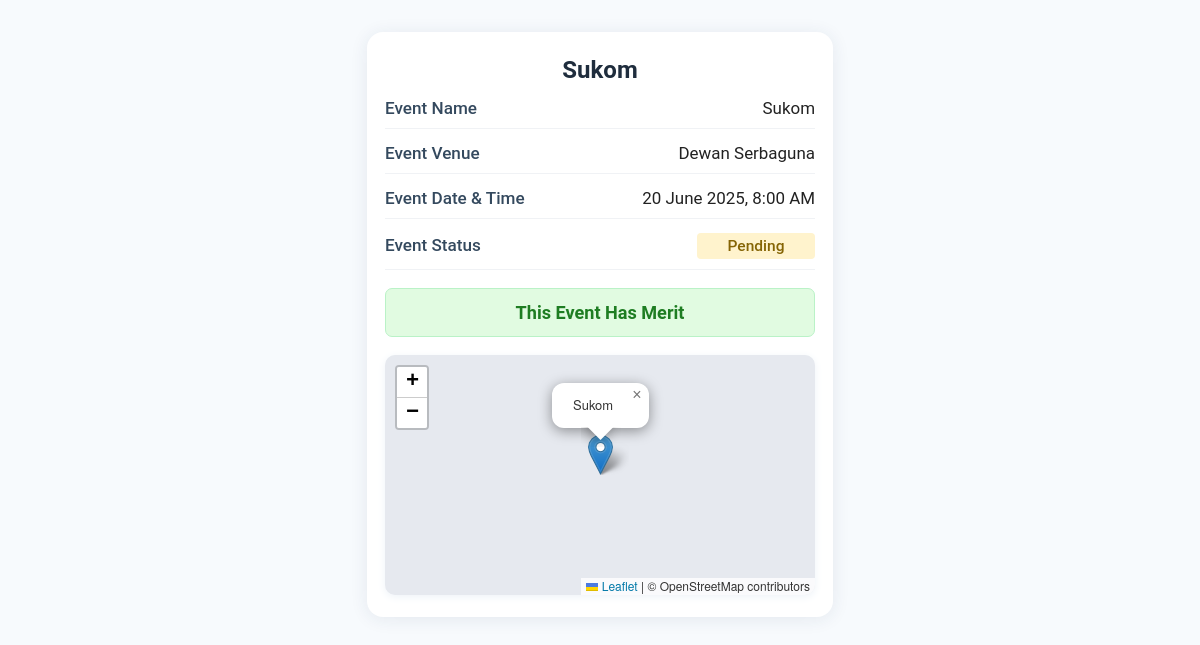
Page /EventInfo.php?eventid=EV684897e5 on the committed database.
### tables this page shows
CREATE TABLE `event` (
  `EventID` varchar(10) NOT NULL,
  `StaffID` varchar(10) NOT NULL,
  `QRCodeID` varchar(10) DEFAULT NULL,
  `EventTitle` varchar(100) NOT NULL,
  `EventDateandTime` datetime DEFAULT current_timestamp(),
  `EventVenue` varchar(100) NOT NULL,
  `EventStatus` varchar(20) NOT NULL,
  `ApprovalLetter` blob NOT NULL,
  `geolocation` varchar(50) NOT NULL,
  `EventLevel` varchar(20) NOT NULL
);

CREATE TABLE `meritapplication` (
  `MeritApplicationID` varchar(10) NOT NULL,
  `StaffID` varchar(10) DEFAULT NULL,
  `EventID` varchar(10) NOT NULL,
  `MeritApplicationStatus` varchar(20) NOT NULL
);

### EventInfo.php (the view, shortened to what this page needs)
<?php
$servername = "localhost";
$username = "root";
$password = "";
$dbname = "mypetakom";
$conn = new mysqli($servername, $username, $password, $dbname);
$event_id = $_GET['eventid'] ?? '';
$stmt = $conn->prepare("SELECT * FROM event WHERE EventID = ?");
$stmt->bind_param("s", $event_id);
$stmt->execute();
$event = $stmt->get_result()->fetch_assoc();
$merit_status = null;
$merit_stmt = $conn->prepare("SELECT MeritApplicationStatus FROM meritapplication WHERE EventID = ?");
$merit_stmt->bind_param("s", $event_id);
$merit_stmt->execute();
$merit_result = $merit_stmt->get_result();
if ($row = $merit_result->fetch_assoc()) {
    $merit_status = $row['MeritApplicationStatus'];
}
$merit_message = "";
$merit_class = "";
if ($merit_status) {
    switch (strtolower($merit_status)) {
        case 'approved':
        case 'accepted':
            $merit_message = "This Event Has Merit";
            $merit_class = "merit-approved";
            break;
    }
}
$lat = $lng = null;
if (!empty($event['geolocation'])) {
    $coords = explode(',', $event['geolocation']);
    if (count($coords) == 2) {
        $lat = floatval($coords[0]);
        $lng = floatval($coords[1]);
    }
}
?>
<!DOCTYPE html>
<html lang="en">
<head>
    <link rel="stylesheet" href="https://unpkg.com/leaflet/dist/leaflet.css" />
</head>
<body>
    <div class="container">
        <div class="event-title"><?= htmlspecialchars($event['EventTitle']); ?></div>
        <ul class="event-info-list">
            <li>
                <span class="event-label">Event Name</span>
                <span class="event-value"><?= htmlspecialchars($event['EventTitle']); ?></span>
            </li>
            <li>
                <span class="event-label">Event Venue</span>
                <span class="event-value"><?= htmlspecialchars($event['EventVenue']); ?></span>
            </li>
            <li>
                <span class="event-label">Event Date &amp; Time</span>
                <span class="event-value">
                    <?= date('j F Y, g:i A', strtotime($event['EventDateandTime'])); ?>
                </span>
            </li>
            <li>
                <span class="event-label">Event Status</span>
                <?php
                    $status = strtolower($event['EventStatus']);
                    $statusClass = "";
                    switch($status) {
                        case 'pending': $statusClass = "pending"; break;
                    }
                ?>
                <span class="event-value statusbadge <?= $statusClass ?>">
                    <?= htmlspecialchars($event['EventStatus']); ?>
                </span>
            </li>
        </ul>
        <?php if ($merit_message): ?>
            <div class="merit-status <?= $merit_class ?>">
                <?= $merit_message ?>
            </div>
        <?php endif; ?>
        <?php if ($lat && $lng): ?>
            <div id="map"></div>
        <?php endif; ?>
    </div>
</body>
</html>

### EventInfo.php (style rules this page uses)
body { background: #f7fafd; font-family: 'Roboto', Arial, sans-serif; margin: 0; padding: 0; color: #222; }
.container { max-width: 430px; margin: 32px auto 0 auto; background: #ffffff; border-radius: 16px; box-shadow: 0 2px 18px 0 rgba(30,60,90,0.09); padding: 24px 18px 22px 18px; }
.event-title { font-size: 1.5rem; font-weight: 700; margin-bottom: 14px; color: #1f2d3d; text-align: center; }
.event-info-list { list-style: none; padding: 0; margin: 0 0 18px 0; }
.event-info-list li { display: flex; justify-content: space-between; align-items: baseline; margin-bottom: 14px; border-bottom: 1px solid #f0f2f5; padding-bottom: 10px; }
.event-label { font-weight: 500; color: #34495e; font-size: 1.07rem; flex: 0 0 50%; }
.event-value { color: #222; font-size: 1.06rem; text-align: right; }
.statusbadge { display: inline-block; min-width: 90px; padding: 4px 14px; border-radius: 4px; font-size: 0.97em; font-weight: 500; text-align: center; }
.pending { background: #fff3cd; color: #856404; }
.merit-status { margin: 18px 0 0 0; padding: 13px; font-size: 1.13rem; border-radius: 7px; text-align: center; font-weight: 600; }
.merit-approved { background: #e1fbe1; color: #1e7d22; border: 1px solid #baf2c7; }
#map { width: 100%; height: 240px; border-radius: 10px; margin: 18px 0 0 0; background: #e6e9ef; box-shadow: 0 2px 8px #eef3f8; }

### rows in the picture
event: EventTitle "Sukom", EventVenue "Dewan Serbaguna", EventDateandTime "20 June 2025, 8:00 AM", EventStatus "Pending"
meritapplication: MeritApplicationStatus "This Event Has Merit"
